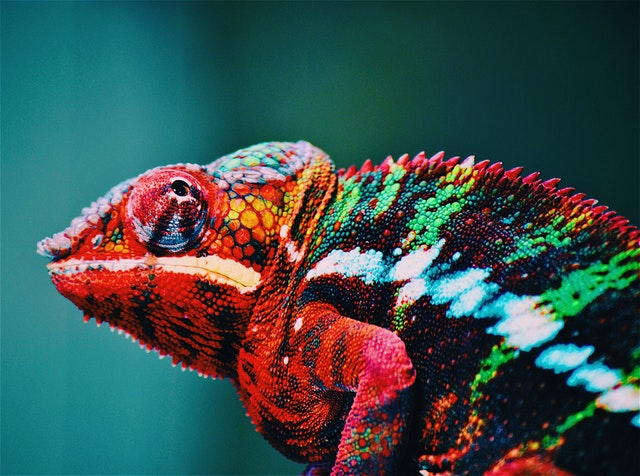
#> input picture opencv/basics/images/color.jpg, 640 x 476 px
$ jupyter execute --allow-errors opencv-example1.ipynb
#> lines starting #> are read from the running program, lines starting #| are printed output that depends on the picture; after the words box and inside, x2 and y2 are one past the last pixel; in counts of white or black regions, pixels touching at a corner belong together
## **OpenCV Tutorial - Develop Computer Vision Apps in the Cloud With Python**

Course from https://youtu.be/iXNsAYOTzgM

[cell 1]
# imports
import cv2
from matplotlib import pyplot as plt
import numpy as np

[cell 2]
# helpers
def cv2_imshow(image, figsize = (20, 3)):
    display = cv2.cvtColor(image, cv2.COLOR_BGR2RGB)
    plt.figure(figsize = figsize)
    plt.imshow(display, interpolation='nearest')

# **Part 1: Basic Exercises**

## Lesson 1: Changing Image's Color Profile

[cell 3]
# colorful image
image = cv2.imread("./images/color.jpg")
#> image is the input picture: shape (476, 640, 3); mean B, G, R 78, 79.8, 59.2
print(image.shape)
#| (476, 640, 3)
cv2_imshow(image)

# changing to grayscale
grayImage = cv2.cvtColor(image, cv2.COLOR_BGR2GRAY)
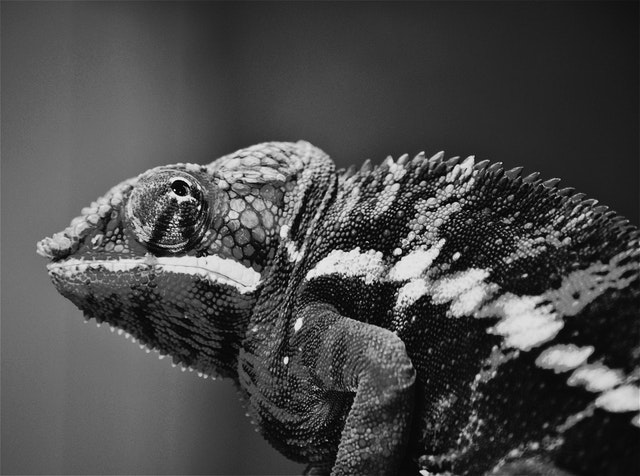
#> grayImage: shape (476, 640); min 0, max 248, mean 73.4
print(grayImage.shape)
#| (476, 640)
cv2_imshow(grayImage)

# HSV image
hsvImage = cv2.cvtColor(image, cv2.COLOR_BGR2HSV)
#> hsvImage: shape (476, 640, 3); mean H, S, V 84.8, 181.9, 106.4
print(hsvImage.shape)
#| (476, 640, 3)
cv2_imshow(hsvImage)
#> in cv2_imshow (call 3), `display = cv2.cvtColor(image, cv2.COLOR_BGR2RGB)`: display: shape (476, 640, 3); mean H, S, V 106.4, 181.9, 84.8

## Lesson 2: Edge Detection

[cell 4]
image = cv2.imread("images/color.jpg")
cv2_imshow(image)

grayImage = cv2.cvtColor(image, cv2.COLOR_BGR2GRAY)
canny_image = cv2.Canny(grayImage, 150, 200)
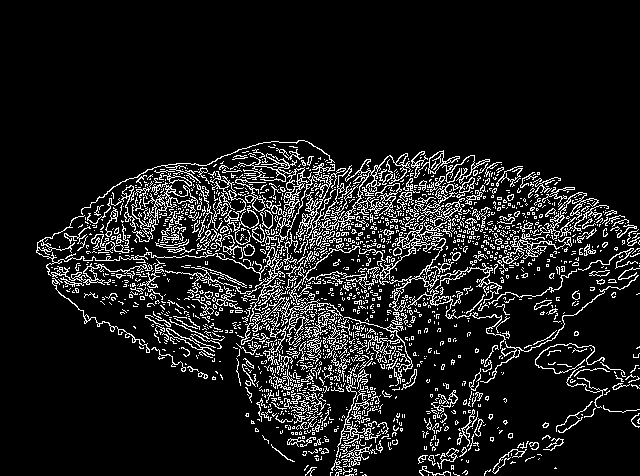
#> canny_image: shape (476, 640); 10.9% white in thin lines or dots, all inside (x1, y1, x2, y2) = (36, 140, 640, 476)
cv2_imshow(canny_image)

# Erosion and Dilation
# Dilation
kernel = np.ones((5, 5), np.uint8)
dilated_image = cv2.dilate(canny_image, kernel, iterations=1)
#> dilated_image: shape (476, 640); 38.4% white; 22 white regions, largest, box (x1, y1, x2, y2) and area: (34, 138, 640, 476) 114153, (482, 433, 566, 476) 1374, (302, 463, 319, 476) 171
cv2_imshow(dilated_image)

# Erosion
# kernel = np.ones((1, 1), np.uint8)
eroded_image = cv2.erode(dilated_image, kernel, iterations=1)
#> eroded_image: shape (476, 640); 28.2% white; 55 white regions (34 under 20 px), largest, box (x1, y1, x2, y2) and area: (36, 140, 640, 476) 84059, (484, 441, 539, 476) 452, (84, 292, 129, 315) 220
cv2_imshow(eroded_image)

display = np.hstack((canny_image, dilated_image, eroded_image))
#> display: shape (476, 1920); 25.8% white; 1948 white regions (1618 under 20 px), largest, box (x1, y1, x2, y2) and area: (674, 138, 1280, 476) 114153, (1316, 140, 1920, 476) 84059, (1122, 433, 1206, 476) 1374
cv2_imshow(display)

## Lesson 3: Image Manipulation-Noise

[cell 5]
image = cv2.imread("images/lion.jpg")
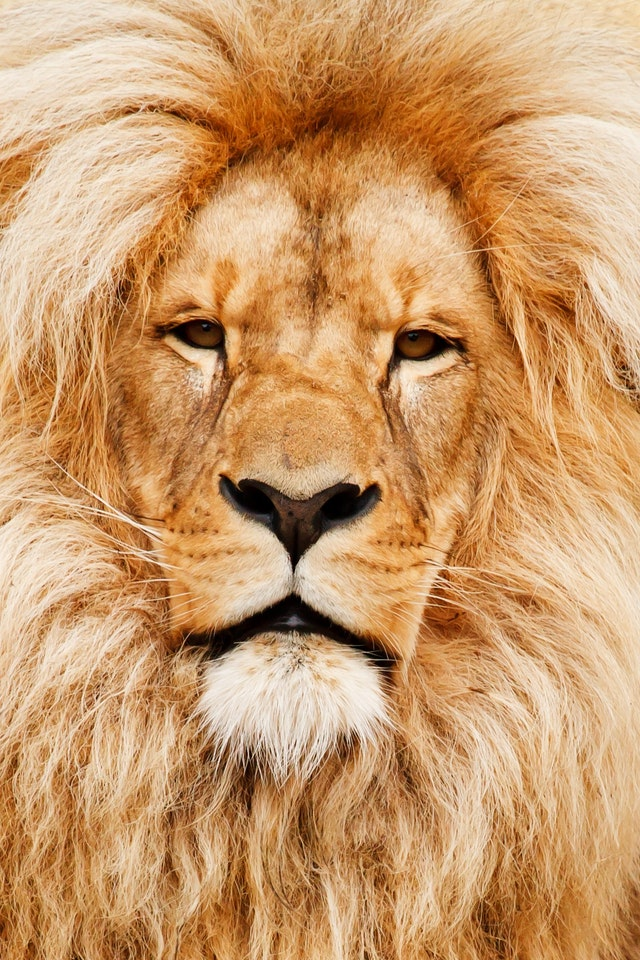
#> input picture opencv/basics/images/lion.jpg, 640 x 960 px
#> image is the input picture: shape (960, 640, 3); mean B, G, R 106.8, 154.5, 202.2

dst = cv2.fastNlMeansDenoisingColored(image, None, 50, 20, 7, 15)

display = np.hstack((image, dst))
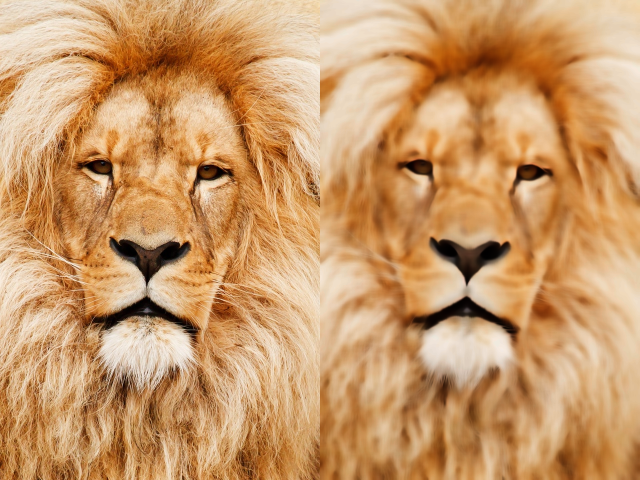
#> display: shape (960, 1280, 3) (shown at 1/2 size); mean B, G, R 105.4, 153.9, 202.1
cv2_imshow(display, (25, 6))

## Lesson 4: Drawing Shapes and Writing

[cell 6]
img = np.zeros((512, 512, 3), np.uint8)

# Drawing Functions
cv2.circle(img, (100, 100), 50, (0, 255, 0), 5)
cv2.rectangle(img, (200, 200), (400, 400), (0, 0, 255), 5)
cv2.line(img, (160, 160), (359, 29), (255, 0, 0), 5)
cv2.putText(img, "Hello world", (100, 500), cv2.FONT_HERSHEY_COMPLEX, 1, (0, 255, 255), 1)
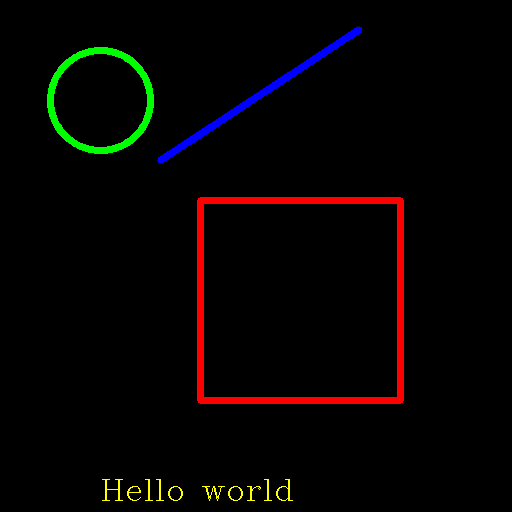
#> img: shape (512, 512, 3); mean of channels 0, 1, 2 1.7, 2.8, 6.1; drawn as B, G, R

cv2_imshow(img, (7, 7))

# **Part 2: Intermediate Exercises**

## Lesson 1: Color Detection

[cell 7]
# BGR image
image = cv2.imread("images/shapes.png")
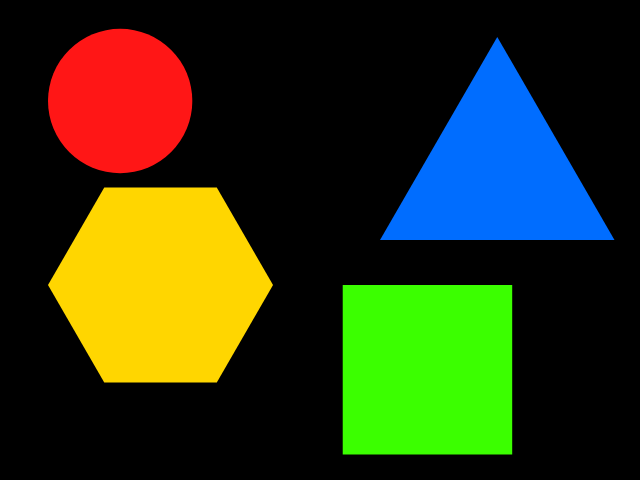
#> input picture opencv/basics/images/shapes.png, 640 x 480 px
#> image is the input picture: shape (480, 640, 3); mean B, G, R 20.9, 56.4, 46.4

# HSV image
hsvImage = cv2.cvtColor(image, cv2.COLOR_BGR2HSV)
#> hsvImage: shape (480, 640, 3); mean H, S, V 16.1, 84.4, 84.5

# extract blue color area from image
lowerBlue = np.array([65, 0, 0])
upperBlue = np.array([110, 255, 255])
maskTriangle = cv2.inRange(hsvImage, lowerBlue, upperBlue)
#> maskTriangle: shape (480, 640); 7.8% white; 1 white region, box (x1, y1, x2, y2) and area: (380, 37, 615, 240) 24089
resultTriangle = cv2.bitwise_and(image, image, mask=maskTriangle)

# extract read color area from image
lowerRed = np.array([0, 0, 0])
upperRed = np.array([20, 255, 255])
maskCircle = cv2.inRange(hsvImage, lowerRed, upperRed)
#> maskCircle: shape (480, 640); 71.9% white; 3 black regions, box (x1, y1, x2, y2) and area: (48, 187, 273, 383) 33295, (342, 285, 513, 455) 29070, (380, 37, 615, 240) 24089
resultCircle = cv2.bitwise_and(image, image, mask=maskCircle)

cv2_imshow(image)
cv2_imshow(resultTriangle)
cv2_imshow(resultCircle)

## Lesson 2: Face Detection

[cell 8]
faceCascade = cv2.CascadeClassifier("files/haarcascade_frontalface_default.xml")
image = cv2.imread("images/group1.jpg")
#> (the rest of this cell did not finish here and is left out)

## Lesson 3: Shape Detection

[cell 9]
image = cv2.imread("images/shapes.png")
grayImage = cv2.cvtColor(image, cv2.COLOR_BGR2GRAY)
#> grayImage: shape (480, 640)

# filter and threshold into just one color type
ret, thresh = cv2.threshold(grayImage, 50, 255, 1)
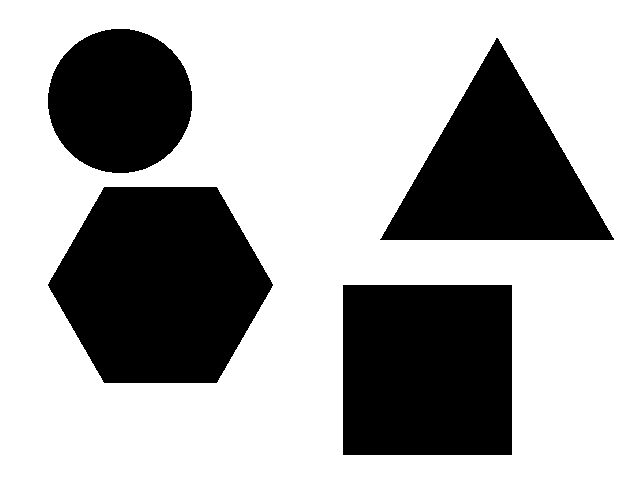
#> thresh: shape (480, 640); 66.8% white; 4 black regions

# find contours
contours, hierarchy = cv2.findContours(thresh, 1, 2)
#> contours = 5 contours; box (x1, y1, x2, y2) and area: (0, 0, 640, 480) 306081, (47, 186, 274, 384) 33430, (342, 284, 513, 456) 29068, (379, 37, 615, 241) 24102, (47, 28, 193, 174) 16525

for cnt in contours[:-1]: # first is the whole image
    approx = cv2.approxPolyDP(cnt, 0.01*cv2.arcLength(cnt, True), True)
    n = len(approx)
    if n == 4:
        # this is a square
        cv2.drawContours(image, [cnt], 0, (0, 255, 255), 5)

    if n == 6:
        # this is a hexagon
        cv2.drawContours(image, [cnt], 0, (255, 0, 0), 2)

    if n > 9:
        # this is a circle
        cv2.drawContours(image, [cnt], 0, (0, 255, 255), 5)

    if n == 3:
        # this is a triangle
        cv2.drawContours(image, [cnt], 0, (0, 255, 255), 5)
#> this loop made 4 passes
#> (approx, n) on passes 1, 3: ([[342, 285], [511, 284], [512, 454], [343, 455]], 4), ([[496, 37], [613, 240], [379, 239]], 3)
#> n on passes 2, 4: 6, 16
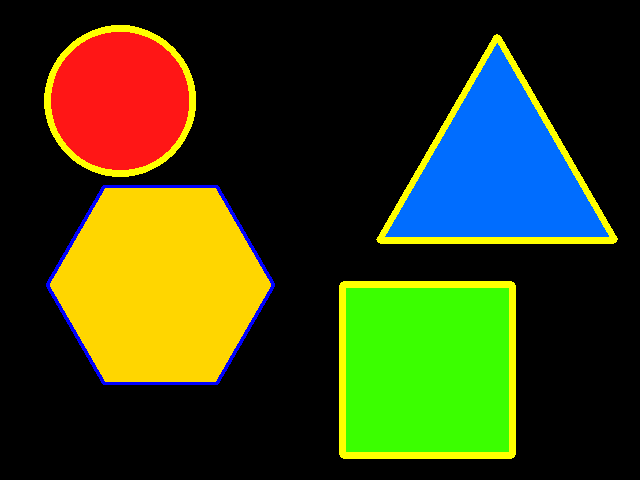
#> image: shape (480, 640, 3); 4.77% of pixels changed, all inside (x1, y1, x2, y2) = (44, 25, 618, 459)


cv2_imshow(image)

## Lesson 4: Track a ball

[cell 10]
cap = cv2.VideoCapture("videos/video.mp4")
out = cv2.VideoWriter("videos/output.avi", cv2.VideoWriter_fourcc("M", "J", "P", "G"), 10, (1920, 1080))

ball = []

while cap.isOpened():
    ret, frame = cap.read()
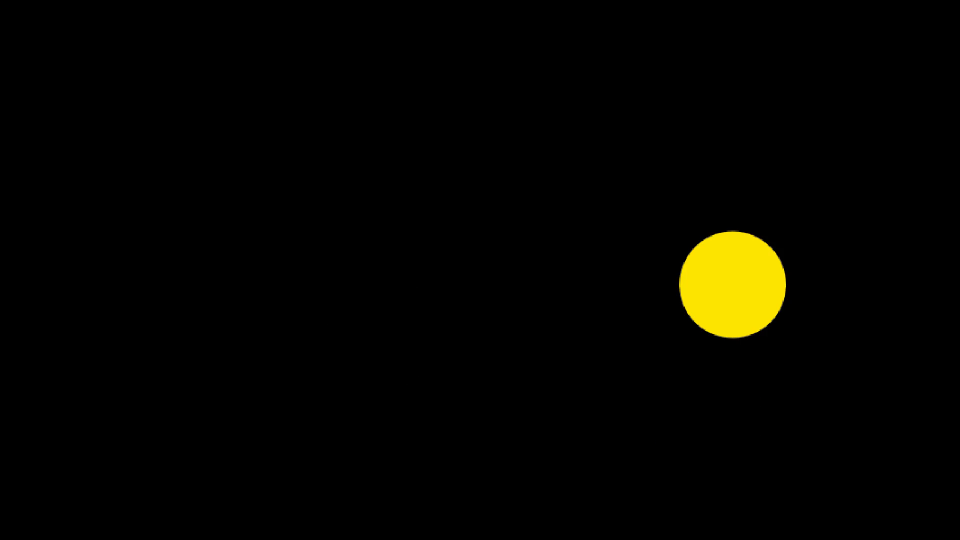
#> input picture frame 33 of opencv/basics/videos/video.mp4, 1920 x 1080 px (shown at 1/2 size)
#> frame is the input picture: shape (1080, 1920, 3); mean B, G, R 0, 3.9, 4.3
    if ret == False:
        break

    hsv = cv2.cvtColor(frame, cv2.COLOR_BGR2HSV)
#> hsv: shape (1080, 1920, 3); mean H, S, V 0.6, 4.8, 4.3
    lower_hue = np.array([21, 0, 0])
    upper_hue = np.array([45, 255, 255])
    mask = cv2.inRange(hsv, lower_hue, upper_hue)
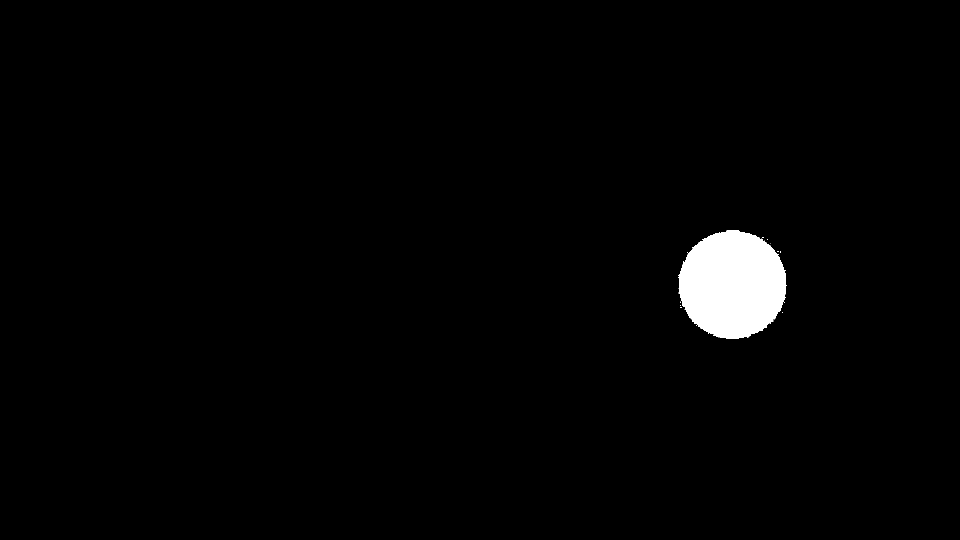
#> mask: shape (1080, 1920) (shown at 1/2 size); 1.8% white; 16 white regions (15 under 20 px)

    contours, _ = cv2.findContours(mask, cv2.RETR_TREE, cv2.CHAIN_APPROX_SIMPLE)
#> contours = 24 contours, 23 with area under 20; largest, box (x1, y1, x2, y2) and area: (1356, 461, 1574, 678) 35939
    center = None
    if len(contours) > 0:
        c = max(contours, key=cv2.contourArea)
#> c = contour of 465 points, box (x1, y1, x2, y2) (1356, 461, 1574, 678), area 35939
        ((x, y), radious) = cv2.minEnclosingCircle(c)
#> x = 1464.1; y = 568.4; radious = 110.8
        M = cv2.moments(c)
#> M = moments, m00 35939, centre m10/m00, m01/m00 = (1464.9, 568.8)
        try:
            center = (int(M["m10"] / M["m00"]), int(M["m01"] / M["m00"]))
#> center = (1464, 568)
            cv2.circle(frame, center, 10, (255, 0, 0), -1)
#> frame: shape (1080, 1920, 3); 0.02% of pixels changed, all inside (x1, y1, x2, y2) = (1454, 558, 1475, 579)
            ball.append(center)
        except:
            pass

        if len(ball) > 2:
            for i in range(1, len(ball)):
                cv2.line(frame, ball[i - 1], ball[i], (0, 0, 255), 2)

    out.write(frame)

out.release()
cap.release()
